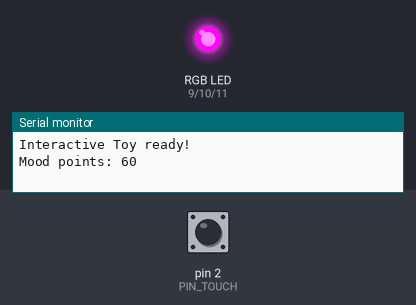
A sketch run on a simulated Arduino Uno, built with avr-gcc and run on an emulated ATmega328P. Parts: an RGB LED mixed from three pins (HIGH = lit), the last lines printed to the serial monitor. The test bench sets the inputs (shaded band); at power-on: pin 2 (PIN_TOUCH) HIGH.

Above: at 2.1 s.
2.2 s: pin 2 (PIN_TOUCH) pulled LOW for 0.15 s
At 2.89 s:
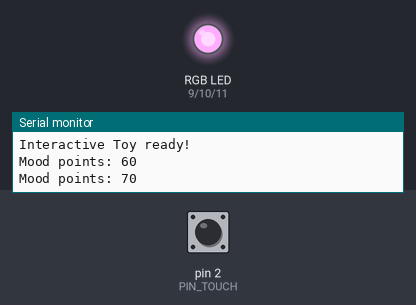
5.3 s: pin 2 (PIN_TOUCH) pulled LOW for 0.15 s
8.4 s: pin 2 (PIN_TOUCH) pulled LOW for 1 s
At 21.2 s:
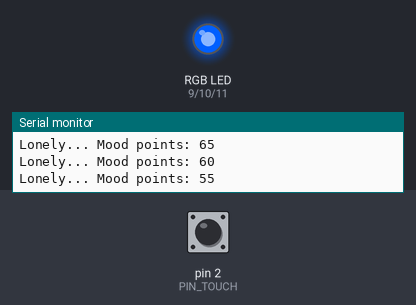
Timing chart, 0 to 28.2 s (numbered marks = the images above; inputs shaded):
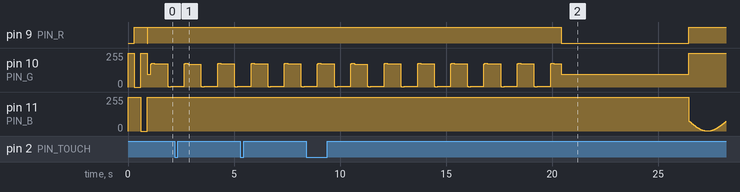

The sketch:

interactive_toy.ino
```cpp
/*
  HW2: Interactive Toy
  - RGB LED 顯示玩偶心情
      綠色 = 開心 (happy)   → 呼吸燈
      黃色 = 普通 (neutral)
      藍色 = 傷心 (sad)     → 緩慢閃爍
      紅色 = 生氣 (angry)   → 快速閃爍（被連續亂按時觸發）
  - 按壓玩偶 → 心情分數增加
  - 太久沒人按 → 心情分數下降
  - 額外功能(加分)：連按太快會生氣、Serial Monitor 顯示心情分數
*/

// ===================== 腳位設定 =====================
const int PIN_R = 9;       // RGB LED 紅 (PWM)
const int PIN_G = 10;      // RGB LED 綠 (PWM)
const int PIN_B = 11;      // RGB LED 藍 (PWM)
const int PIN_TOUCH = 2;   // 按鈕模組 OUT 腳

// ===================== 參數設定（可自行調整） =====================
#define COMMON_ANODE true           // 你的模組共用腳是 V（接 5V）→ 共陽極，設為 true
#define BUTTON_ACTIVE_HIGH true     // 按下時 OUT 輸出高電位 → true；若按下輸出低電位 → false
const bool PRESSED_LEVEL = BUTTON_ACTIVE_HIGH ? HIGH : LOW;
const int  MOOD_MAX        = 100;   // 心情分數上限
const int  MOOD_MIN        = 0;     // 心情分數下限
const int  PET_GAIN        = 10;    // 每按一次增加的分數
const unsigned long IDLE_MS  = 5000;  // 多久沒按算「太久沒碰」(毫秒)
const unsigned long DECAY_MS = 1000;  // 沒碰時，每隔多久扣一次分
const int  DECAY_AMOUNT    = 5;     // 每次扣的分數
const int  HAPPY_LEVEL     = 60;    // 分數 >= 此值 → 開心
const int  SAD_LEVEL       = 30;    // 分數 <  此值 → 傷心
const int  SPAM_COUNT      = 6;     // 在時間窗內按幾次算「亂按」
const unsigned long SPAM_WINDOW_MS = 2000;  // 亂按判斷時間窗
const unsigned long ANGRY_MS       = 3000;  // 生氣持續時間
const unsigned long DEBOUNCE_MS    = 40;    // 按鈕防彈跳

// ===================== 變數 =====================
enum Mood { SAD, NEUTRAL, HAPPY, ANGRY };

int mood = 50;                         // 目前心情分數
unsigned long lastTouchTime = 0;       // 上次被按的時間
unsigned long lastDecayTime = 0;       // 上次扣分的時間
unsigned long angryUntil = 0;          // 生氣結束時間

int spamCount = 0;                     // 時間窗內按壓次數
unsigned long spamWindowStart = 0;

bool lastReading = !PRESSED_LEVEL;     // 按鈕防彈跳用（初始為未按下）
bool stableState = !PRESSED_LEVEL;
unsigned long lastDebounceTime = 0;

// ===================== LED 輸出 =====================
void setColor(int r, int g, int b) {
  r = constrain(r, 0, 255);
  g = constrain(g, 0, 255);
  b = constrain(b, 0, 255);
  if (COMMON_ANODE) {
    r = 255 - r;
    g = 255 - g;
    b = 255 - b;
  }
  analogWrite(PIN_R, r);
  analogWrite(PIN_G, g);
  analogWrite(PIN_B, b);
}

// ===================== 按壓偵測（回傳 true 代表剛被按下一次） =====================
bool pressedEvent() {
  bool reading = digitalRead(PIN_TOUCH);
  bool event = false;

  if (reading != lastReading) {
    lastDebounceTime = millis();
  }
  if (millis() - lastDebounceTime > DEBOUNCE_MS) {
    if (reading != stableState) {
      stableState = reading;
      if (stableState == PRESSED_LEVEL) {   // 按下
        event = true;
      }
    }
  }
  lastReading = reading;
  return event;
}

// ===================== 取得目前心情 =====================
Mood currentMood(unsigned long now) {
  if (now < angryUntil)      return ANGRY;
  if (mood >= HAPPY_LEVEL)   return HAPPY;
  if (mood < SAD_LEVEL)      return SAD;
  return NEUTRAL;
}

// ===================== 更新 LED =====================
void updateLED(unsigned long now) {
  switch (currentMood(now)) {
    case HAPPY: {                       // 綠色呼吸燈
      float k = 0.65 + 0.35 * sin(now / 250.0);
      setColor(0, 255 * k, 0);
      break;
    }
    case NEUTRAL:                       // 黃色
      setColor(255, 160, 0);
      break;
    case SAD: {                         // 藍色慢閃
      float k = 0.35 + 0.65 * (0.5 + 0.5 * sin(now / 600.0));
      setColor(0, 0, 255 * k);
      break;
    }
    case ANGRY:                         // 紅色快閃
      if ((now / 150) % 2 == 0) setColor(255, 0, 0);
      else                      setColor(60, 0, 0);
      break;
  }
}

// ===================== 初始化 =====================
void setup() {
  pinMode(PIN_R, OUTPUT);
  pinMode(PIN_G, OUTPUT);
  pinMode(PIN_B, OUTPUT);
  pinMode(PIN_TOUCH, INPUT);   // 模組板上已有電阻，不需內部上拉
  Serial.begin(9600);

  lastTouchTime = millis();
  lastDecayTime = millis();
  spamWindowStart = millis();

  // 開機燈光測試：紅 → 綠 → 藍
  setColor(255, 0, 0); delay(300);
  setColor(0, 255, 0); delay(300);
  setColor(0, 0, 255); delay(300);
  setColor(0, 0, 0);

  Serial.println("Interactive Toy ready!");
}

// ===================== 主迴圈 =====================
void loop() {
  unsigned long now = millis();

  // 1) 偵測按壓
  if (pressedEvent()) {
    lastTouchTime = now;
    lastDecayTime = now;

    // 亂按偵測
    if (now - spamWindowStart > SPAM_WINDOW_MS) {
      spamWindowStart = now;
      spamCount = 0;
    }
    spamCount++;

    if (spamCount >= SPAM_COUNT) {
      // 被連續亂按 → 生氣、扣分
      angryUntil = now + ANGRY_MS;
      mood = max(MOOD_MIN, mood - 10);
      spamCount = 0;
      Serial.println("Too many pets! Angry!");
    } else if (now >= angryUntil) {
      // 正常撫摸 → 加分
      mood = min(MOOD_MAX, mood + PET_GAIN);
    }
    Serial.print("Mood points: ");
    Serial.println(mood);
  }

  // 2) 太久沒碰 → 扣分
  if (now - lastTouchTime > IDLE_MS && now - lastDecayTime >= DECAY_MS) {
    lastDecayTime = now;
    if (mood > MOOD_MIN) {
      mood = max(MOOD_MIN, mood - DECAY_AMOUNT);
      Serial.print("Lonely... Mood points: ");
      Serial.println(mood);
    }
  }

  // 3) 更新 LED
  updateLED(now);
}
```
